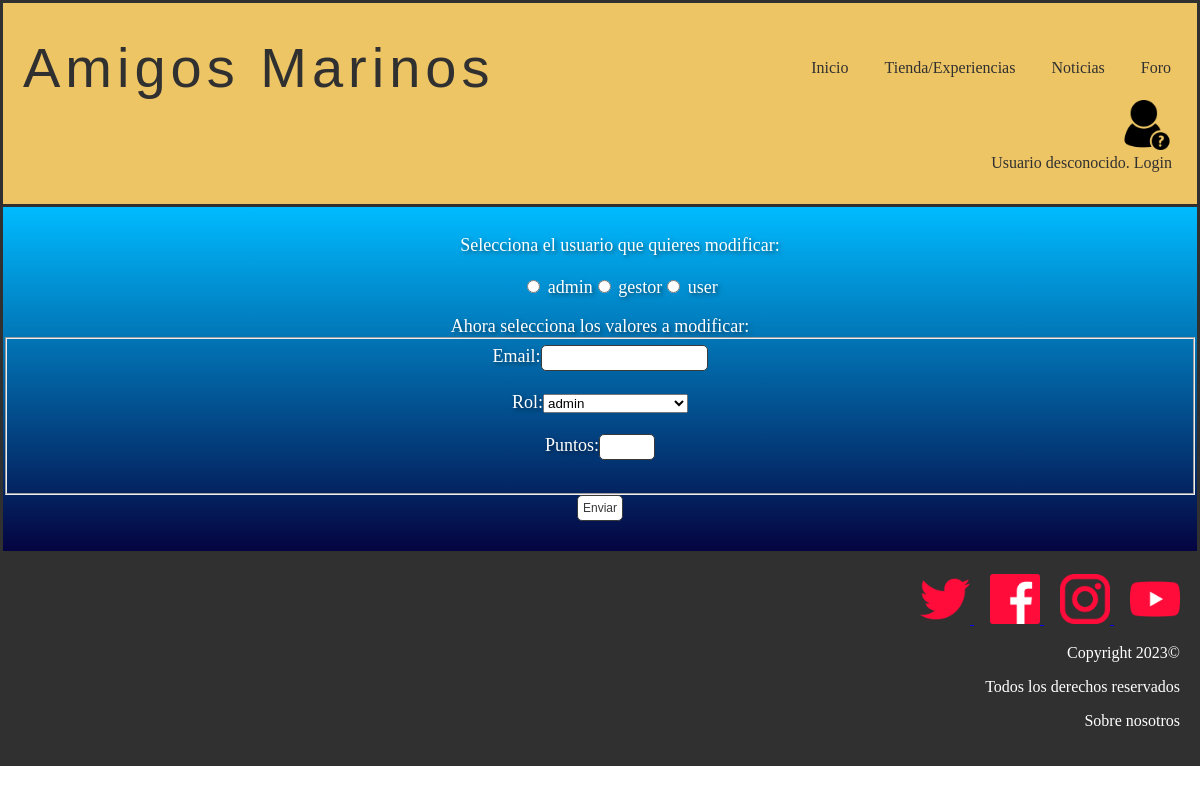
Before: /modificarUsuario.php with the older database file.
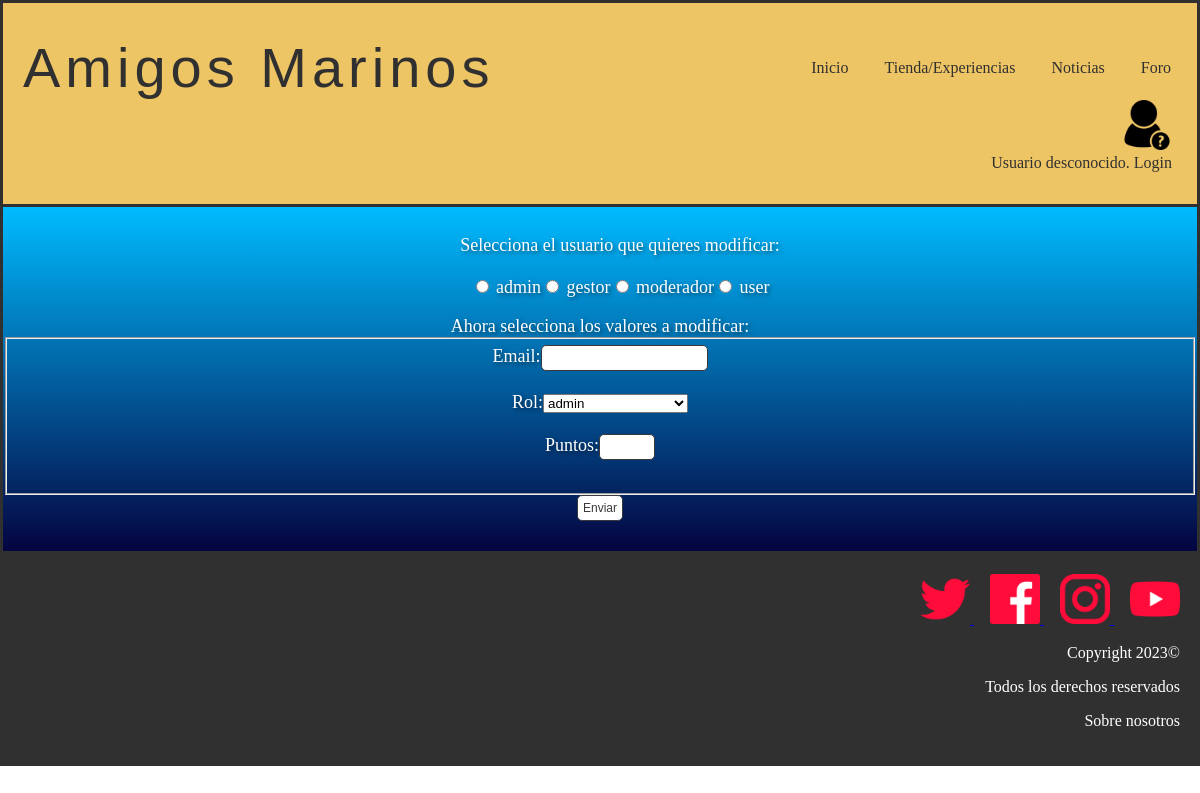
After: the same page with the newer database file.
### tables this page shows
CREATE TABLE IF NOT EXISTS `usuario` (
  `username` varchar(20) NOT NULL,
  `password` varchar(70) NOT NULL,
  `email` varchar(50) NOT NULL,
  `rol` int(11) NOT NULL,
  `puntos` int(11) NOT NULL,
  PRIMARY KEY (`username`),
  KEY `rol` (`rol`)
);

### includes/Usuario.php (called while the page is built, shortened)
<?php
class Usuario{
    public static function cargarUsuarios(){
        $usuarios = [];
        $conn = Aplicacion::getInstance()->getConexionBd();
        $query = "SELECT * FROM usuario";
        $resultado = mysqli_query($conn, $query);
        if(mysqli_num_rows($resultado) > 0){
            $i = 0;
            while($fila = $resultado->fetch_assoc()){
                $usuarios[$i] = new Usuario($fila["username"], $fila["password"], $fila["email"], $fila["rol"], $fila["puntos"]);
                $i++;
            }
            return $usuarios;
        }
        else{
            return false;
        }
    }
    private $username;
    private $email;
    private $puntos;
    private function __construct($username, $password, $email, $rol,$puntos)
    {
        $this->username = $username;
        $this->email = $email;
        $this->puntos = $puntos;
    }
    public function getNombreUsuario()
    {
        return $this->username;
    }
    public function getEmail()
    {
        return $this->email;
    }
    public function getPuntos()
    {
        return $this->puntos;
    }
}
?>

### includes/rol.php (called while the page is built, shortened)
<?php
class rol{
    public static function getAllRols(){
        $conn = Aplicacion::getInstance()->getConexionBd();
        $query = sprintf("SELECT nombre FROM rol ");
        $rs = $conn->query($query);
        return $rs;
    }
}
?>

### modificarUsuario.php (the view, shortened to what this page needs)
<?php
    require_once __DIR__.'/includes/Usuario.php';
    require_once __DIR__.'/includes/rol.php';
?>
<!DOCTYPE html>
<html>
    <head>
        <link href= "./css/style.css?id=1" rel="stylesheet" type="text/css">
    </head>
    <body>
            <?php
                require ('./includes/comun/cabecera.php');
            ?>
            <main>
            <div class="container">
                <div class="usu">
                    <ul class="modificarUsuarios">
                        <?php
                            $usuarios = Usuario::cargarUsuarios();
                            foreach($usuarios as $u){
                                $nombreaux = $u->getNombreUsuario();
                            }
                            if(empty($usuarios)||$_SESSION["nombre"]==$nombreaux){
                                echo '<h2>No hay usuarios en la Base de Datos</h2>';
                            }
                            else{
                                echo '<form action="validarEdicion.php?es=usuario" method="post">';
                                echo '<label>Selecciona el usuario que quieres modificar:</label>';
                                echo '<br><br>';
                                foreach($usuarios as $u){
                                    $nombre = $u->getNombreUsuario();
                                    $email=$u->getEmail();
                                    $puntos=$u->getPuntos();
                                    if($_SESSION["nombre"]!=$nombre){
                                        echo "<li><input type='radio' name='usuario' value='". $nombre ."' data-email='". $email ."' data-puntos='". $puntos ."' > ". $nombre ."</li>";
                                    }
                                }
                            echo '</ul>';
                            echo '<label>Ahora selecciona los valores a modificar: </label>';
                            echo '<fieldset>';
                            echo '<label for="email">Email:</label>';
                            echo '<input type="text" name="email" id="email"><br><br>';
                            echo '<label for="rol">Rol:</label>';
                            echo '<select name ="rol" id="rol">';
                            $result=rol::getAllRols();
                            while($row=mysqli_fetch_object($result)){
                                echo "<option>$row->nombre</option>";
                            }
                            echo'</select> <br><br>';
                            echo '<label for="puntos">Puntos:</label>';
                            echo '<input type="number" name="puntos" id="puntos" min="0" max="99"><br><br>';
                            echo '</fieldset>';
                            echo '<input type="submit" value="Enviar">';
                            }
                        ?>
                </div>
            </div>
        <?php
            require('./includes/comun/pie.php');
        ?>
        </main>
    </body>
</html>

Changed rows visible on the page:
added usuario: username "moderador"
